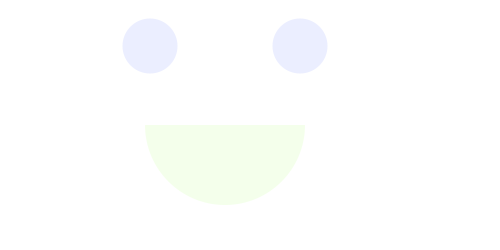
Frame 1 (no input)
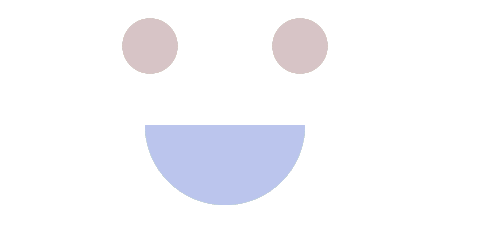
Frame 60 (the mouse pressed at the canvas centre just before this capture)
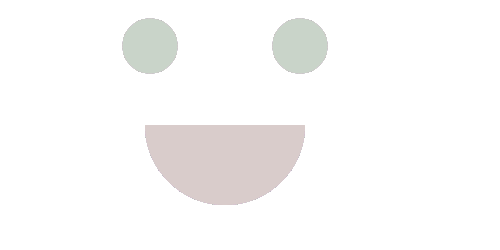
Frame 120 (the mouse held since frame 60 and released just before this capture)

The Processing sketch that drew these frames (run headless with seeded random() and noise(); from frame 60 on, the mouse is pressed at the canvas centre):

// Processing sketch: processing_168995
// ── processing_168995.pde

int counter;

void setup() {  
  size(500, 250);
  background(255);  
  colorMode(HSB);   
  counter = 0;
}

void draw() {   
  noStroke();
  fill(random(255),100,255,50);
  
  ellipse(150, 46, 55, 55);
  ellipse(300, 46, 55, 55);
  
  noFill();
  noStroke();
  fill(random(255),100,255,50);
  arc(225, 125, 160, 160, 0, PI);


}
